Frame 1 (no input): blank canvas, image omitted
Frame 60 (the mouse pressed at the canvas centre just before this capture): blank canvas, image omitted
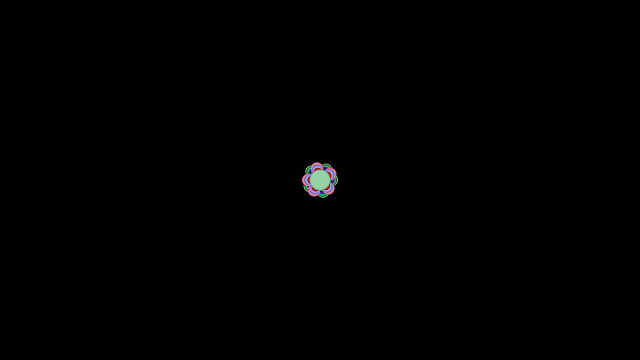
Frame 120 (the mouse held since frame 60 and released just before this capture)

The Processing sketch whose frames 1 and 60 were blank and that drew this single picture after the mouse press (run headless with seeded random() and noise(); from frame 60 on, the mouse is pressed at the canvas centre):

// Processing sketch: Stamp_Sketch
// ── Stamp_Sketch.pde
int angle = 0;
int x;
float c = color(random(256),random(256),random(256));

void setup(){
  size(640,360);
  background(0);
  noStroke();
  x=20;
  
}

void draw(){
  if (mousePressed == true){
    angle +=5;
    float val = cos(radians(angle)) * 12.0;
    for (int a = 0; a <360; a+=75){
      float xoff = cos(radians(a)) * val;
      float yoff = sin(radians(a)) * val;
      ellipse(mouseX + xoff, mouseY + yoff, val, val);
    }
    
    fill(255,198,252);
    fill(random(256),random(256),random(256));
    ellipse(mouseX, mouseY, 20, 20);
  }
}
